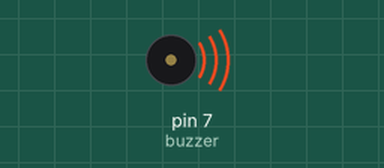
This sketch was run on a simulated Arduino Uno, built with avr-gcc and run on an emulated ATmega328P. Shown: buzzer (waves = sounding).

Above: at 0.05 s.
Timing chart, 0 to 3.0 s (numbered marks = the images above):
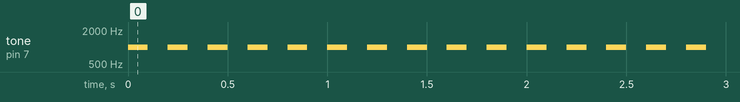

The sketch:

buzzer.ino
```cpp
const int buzzer = 7;
void setup() {
  // put your setup code here, to run once:
  pinMode(buzzer, OUTPUT);
}

void loop() {
  // put your main code here, to run repeatedly:

  tone(buzzer, 1000);
  delay(100);
  noTone(buzzer);
  delay(100);
}
```

Measured:
- by itself, tone on pin 7 (buzzer): alternates 1000 Hz for 0.10 s and silent for 0.10 s
